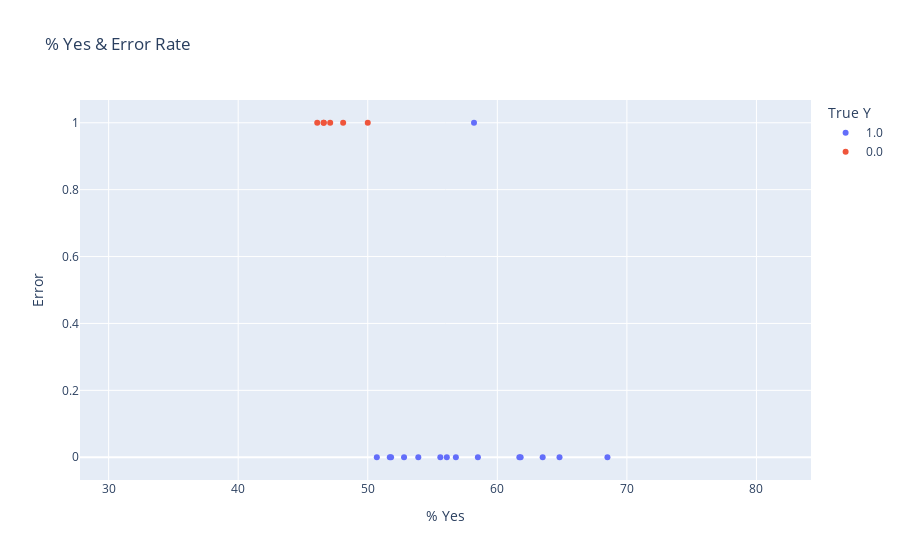

Notebook source saved alongside this figure:
### Code cell
# Plot % Yes & Error
plts.plot_yes_perc_error(X_test_all, y_test, y_pred_knn)

### Figure 1 — Plotly figure (JSON) as saved in the notebook; plotly's stock layout.template omitted (floating-point values rounded to 4 significant figures; data arrays with more than 128 entries replaced by an {"elided": "..."} marker saying what was removed)
{"data": [{"customdata": {"elided": "191x1 str values"}, "hovertemplate": "True Y=1.0<br>% Yes=%{x}<br>Error=%{y}<br>Municipality=%{customdata[0]}<extra></extra>", "legendgroup": "1.0", "marker": {"color": "#636efa", "symbol": "circle"}, "mode": "markers", "name": "1.0", "orientation": "v", "showlegend": true, "type": "scatter", "x": {"elided": "191 float values"}, "xaxis": "x", "y": {"elided": "191 int values"}, "yaxis": "y"}, {"customdata": [["Safiental"], ["Ziefen"], ["Maur"], ["Begnins"], ["Bätterkinden"], ["Fürstenau"], ["Apples"], ["Schelten"], ["Ittigen"], ["Muri (AG)"], ["Veyrier"], ["Schwerzenbach"], ["Lutry"], ["Genève"], ["Unterbäch"], ["Richterswil"], ["Ennetbaden"], ["Pregny-Chambésy"], ["Onsernone"], ["Bedigliora"], ["Wettswil am Albis"], ["Hedingen"], ["La Chaux-de-Fonds"], ["Carouge (GE)"], ["Mauraz"], ["Rheinfelden"]], "hovertemplate": "True Y=0.0<br>% Yes=%{x}<br>Error=%{y}<br>Municipality=%{customdata[0]}<extra></extra>", "legendgroup": "0.0", "marker": {"color": "#EF553B", "symbol": "circle"}, "mode": "markers", "name": "0.0", "orientation": "v", "showlegend": true, "type": "scatter", "x": [47.4, 48.3, 50, 49.2, 47.7, 49.2, 49.2, 48.1, 47.1, 49.4, 49, 46.6, 50, 44.8, 46.5, 48.1, 30.9, 48, 49.1, 48.1, 46.6, 46.1, 49.7, 43.4, 40.6, 49.2], "xaxis": "x", "y": [null, null, 1, null, null, null, null, null, 1, null, null, 1, null, null, null, 1, null, null, null, null, 1, 1, null, null, null, null], "yaxis": "y"}], "layout": {"legend": {"title": {"text": "True Y"}, "tracegroupgap": 0}, "title": {"text": "% Yes & Error Rate"}, "xaxis": {"anchor": "y", "domain": [0, 1], "title": {"text": "% Yes"}}, "yaxis": {"anchor": "x", "domain": [0, 1], "title": {"text": "Error"}}}}
